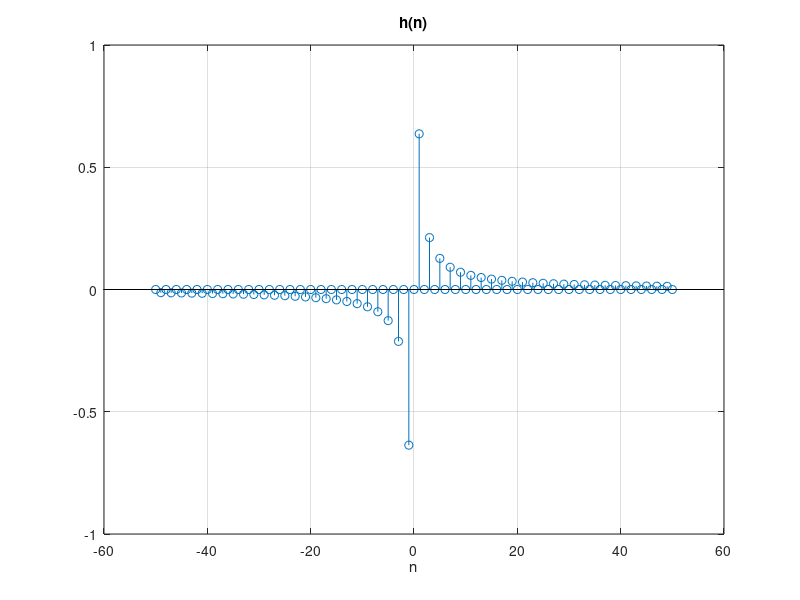
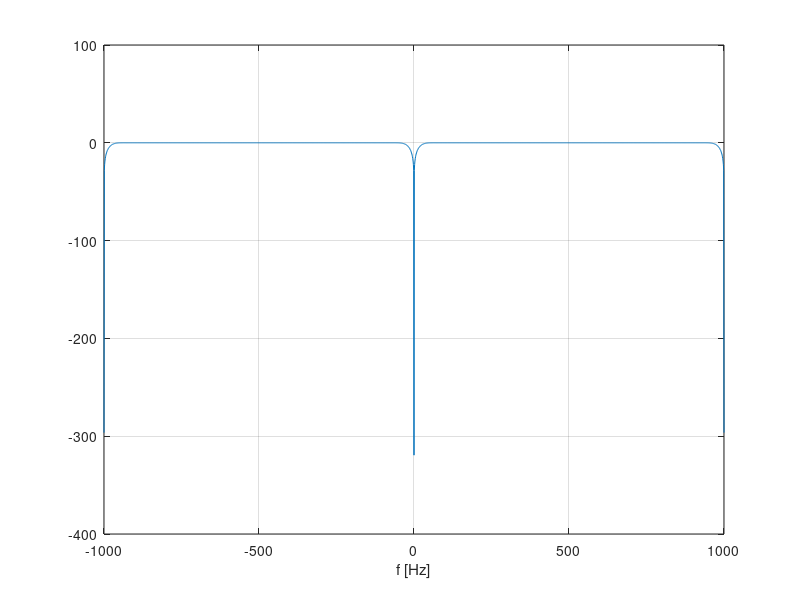
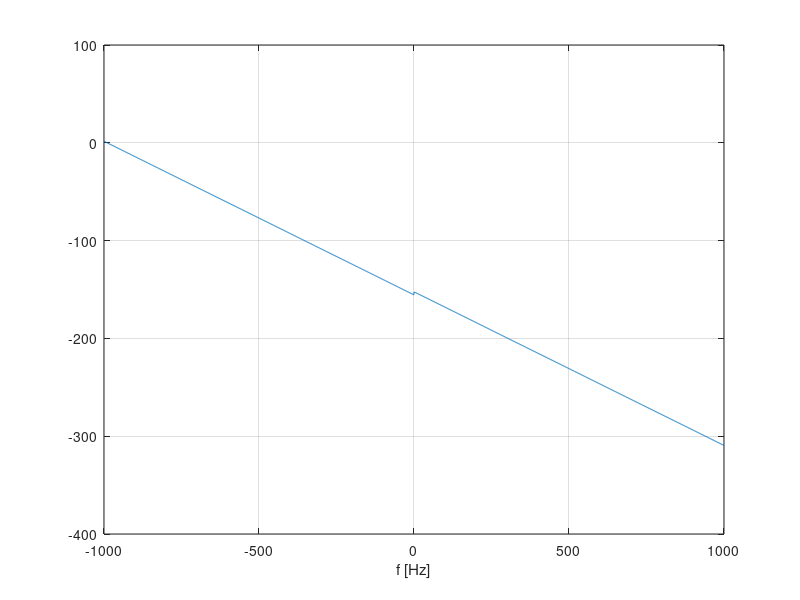
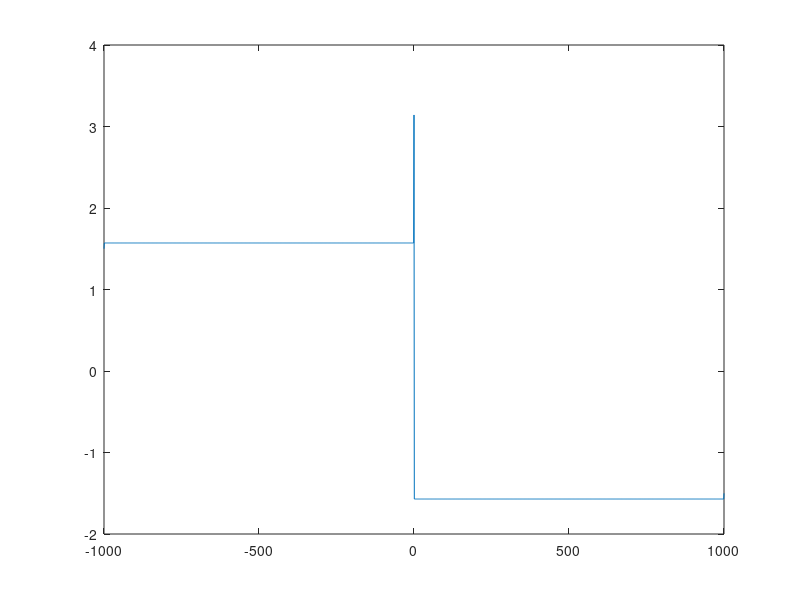

Reproduce these figures in MATLAB, in order.
clc; clear; close all;

Nx=1000; fs=2000; f0=fs/40; x=cos(2*pi*(f0/fs)*(0:Nx-1));
M=50; N=2*M+1; n=-M:M; h=(1-cos(pi*n))./(pi*n); h(M+1)=0;
figure(1)
stem(n,h); title('h(n)'); xlabel('n'); grid;

f=-fs/2 : fs/2000 : fs/2;
w=kaiser(N,10)'; h = h.*w; %filtering the impulse response windowing to remove imperfections
%w=chebwin(N,2)'; h=h.*w;
%w=hanning(1)'; h = h.*2;
H1 = polyval( h(end:-1:1), exp(-j*2*pi*f/fs) );
H2 = freqz(h,1,f,fs);
figure(2)
plot( f, 20*log10(abs(H1)) ); grid; xlabel('f [Hz]') ; %Passes all frequencies except 0
figure(3)
plot( f, unwrap(angle(H1)) ); grid; xlabel('f [Hz]') ; %incorrect due to shift in time
figure(4)
plot(f,angle(exp(j*2*pi*f/fs*M).*H1)); %figure 3 multiplied so we an get shifts depending on frequency
